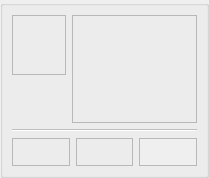
       <widget class="QGroupBox" name="groupBox2" >
        <property name="enabled" >
         <bool>false</bool>
        </property>
        <property name="minimumSize" >
         <size>
          <width>209</width>
          <height>178</height>
         </size>
        </property>
        <property name="autoFillBackground" >
         <bool>true</bool>
        </property>
        <property name="title" >
         <string/>
        </property>
        <layout class="QGridLayout" >
         <property name="margin" >
          <number>9</number>
         </property>
         <property name="spacing" >
          <number>6</number>
         </property>
         <item row="0" column="0" >
          <widget class="QFrame" name="frame_9" >
           <property name="minimumSize" >
            <size>
             <width>54</width>
             <height>60</height>
            </size>
           </property>
           <property name="maximumSize" >
            <size>
             <width>16777215</width>
             <height>60</height>
            </size>
           </property>
           <property name="frameShape" >
            <enum>QFrame::StyledPanel</enum>
           </property>
           <property name="frameShadow" >
            <enum>QFrame::Raised</enum>
           </property>
           <layout class="QGridLayout" >
            <property name="margin" >
             <number>3</number>
            </property>
            <property name="spacing" >
             <number>0</number>
            </property>
            <item row="0" column="0" >
             <widget class="QLabel" name="textLabel_TopCash2" >
              <property name="minimumSize" >
               <size>
                <width>35</width>
                <height>0</height>
               </size>
              </property>
             </widget>
            </item>
            <item row="1" column="0" >
             <widget class="QLabel" name="textLabel_Cash2" >
              <property name="minimumSize" >
               <size>
                <width>35</width>
                <height>0</height>
               </size>
              </property>
             </widget>
            </item>
           </layout>
          </widget>
         </item>
         <item row="3" column="0" colspan="2" >
          <layout class="QHBoxLayout" >
           <property name="margin" >
            <number>0</number>
           </property>
           <property name="spacing" >
            <number>6</number>
           </property>
           <item>
            <widget class="QFrame" name="frame_2" >
             <property name="minimumSize" >
              <size>
               <width>16</width>
               <height>28</height>
              </size>
             </property>
             <property name="frameShape" >
              <enum>QFrame::StyledPanel</enum>
             </property>
             <property name="frameShadow" >
              <enum>QFrame::Raised</enum>
             </property>
             <layout class="QGridLayout" >
              <property name="margin" >
               <number>2</number>
              </property>
              <property name="spacing" >
               <number>0</number>
              </property>
              <item row="0" column="0" >
               <widget class="QLabel" name="textLabel_Button2" >
                <property name="minimumSize" >
                 <size>
                  <width>0</width>
                  <height>20</height>
                 </size>
                </property>
                <property name="text" >
                 <string/>
                </property>
               </widget>
              </item>
             </layout>
            </widget>
           </item>
           <item>
            <widget class="QFrame" name="frame" >
             <property name="minimumSize" >
              <size>
               <width>16</width>
               <height>28</height>
              </size>
             </property>
             <property name="frameShape" >
              <enum>QFrame::StyledPanel</enum>
             </property>
             <property name="frameShadow" >
              <enum>QFrame::Raised</enum>
             </property>
             <layout class="QGridLayout" >
              <property name="margin" >
               <number>2</number>
              </property>
              <property name="spacing" >
               <number>0</number>
              </property>
              <item row="0" column="0" >
               <widget class="QLabel" name="textLabel_Status2" >
                <property name="minimumSize" >
                 <size>
                  <width>0</width>
                  <height>20</height>
                 </size>
                </property>
                <property name="text" >
                 <string/>
                </property>
               </widget>
              </item>
             </layout>
            </widget>
           </item>
           <item>
            <widget class="QFrame" name="frame_Set2" >
             <property name="minimumSize" >
              <size>
               <width>16</width>
               <height>28</height>
              </size>
             </property>
             <property name="autoFillBackground" >
              <bool>true</bool>
             </property>
             <property name="frameShape" >
              <enum>QFrame::StyledPanel</enum>
             </property>
             <property name="frameShadow" >
              <enum>QFrame::Raised</enum>
             </property>
             <layout class="QGridLayout" >
              <property name="margin" >
               <number>2</number>
              </property>
              <property name="spacing" >
               <number>0</number>
              </property>
              <item row="0" column="0" >
               <widget class="QLabel" name="textLabel_Set2" >
                <property name="minimumSize" >
                 <size>
                  <width>0</width>
                  <height>20</height>
                 </size>
                </property>
                <property name="text" >
                 <string/>
                </property>
               </widget>
              </item>
             </layout>
            </widget>
           </item>
          </layout>
         </item>
         <item row="2" column="0" colspan="2" >
          <widget class="Line" name="line2_2_4" >
           <property name="frameShape" >
            <enum>QFrame::HLine</enum>
           </property>
           <property name="frameShadow" >
            <enum>QFrame::Sunken</enum>
           </property>
           <property name="orientation" >
            <enum>Qt::Horizontal</enum>
           </property>
          </widget>
         </item>
         <item rowspan="2" row="0" column="1" >
          <widget class="Q3Frame" name="frame8_2_2_2_4" >
           <property name="frameShape" >
            <enum>QFrame::StyledPanel</enum>
           </property>
           <property name="frameShadow" >
            <enum>QFrame::Raised</enum>
           </property>
           <layout class="QGridLayout" >
            <property name="margin" >
             <number>3</number>
            </property>
            <property name="spacing" >
             <number>3</number>
            </property>
            <item row="0" column="0" >
             <widget class="QLabel" name="pixmapLabel_card2a" >
              <property name="sizePolicy" >
               <sizepolicy>
                <hsizetype>4</hsizetype>
                <vsizetype>4</vsizetype>
                <horstretch>0</horstretch>
                <verstretch>0</verstretch>
               </sizepolicy>
              </property>
              <property name="minimumSize" >
               <size>
                <width>57</width>
                <height>80</height>
               </size>
              </property>
              <property name="scaledContents" >
               <bool>true</bool>
              </property>
             </widget>
            </item>
            <item row="0" column="1" >
             <widget class="QLabel" name="pixmapLabel_card2b" >
              <property name="sizePolicy" >
               <sizepolicy>
                <hsizetype>4</hsizetype>
                <vsizetype>4</vsizetype>
                <horstretch>0</horstretch>
                <verstretch>0</verstretch>
               </sizepolicy>
              </property>
              <property name="minimumSize" >
               <size>
                <width>57</width>
                <height>80</height>
               </size>
              </property>
              <property name="scaledContents" >
               <bool>true</bool>
              </property>
             </widget>
            </item>
           </layout>
          </widget>
         </item>
         <item row="1" column="0" >
          <spacer>
           <property name="orientation" >
            <enum>Qt::Vertical</enum>
           </property>
           <property name="sizeType" >
            <enum>QSizePolicy::Expanding</enum>
           </property>
           <property name="sizeHint" >
            <size>
             <width>46</width>
             <height>28</height>
            </size>
           </property>
          </spacer>
         </item>
        </layout>
       </widget>
